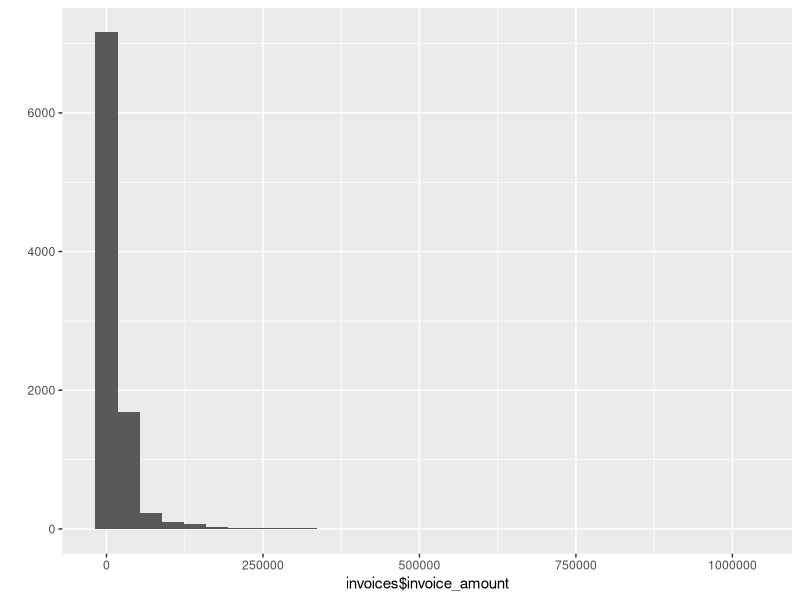
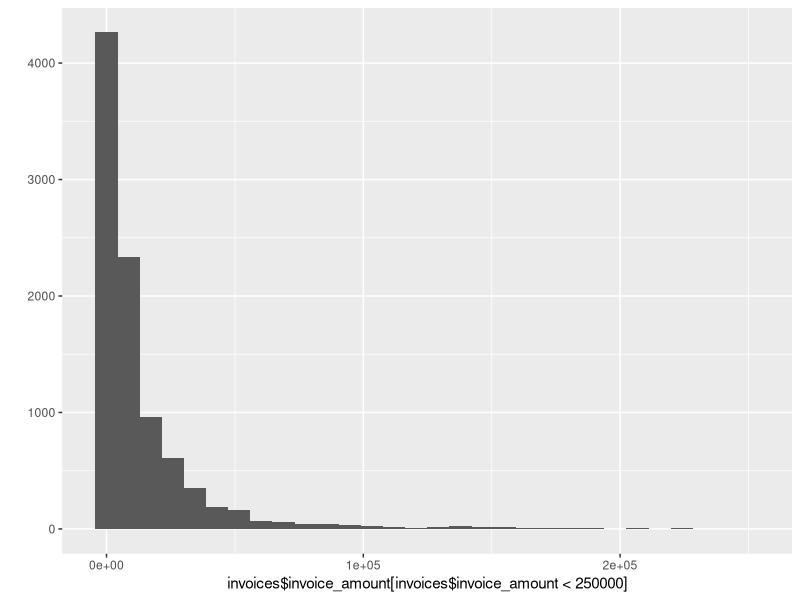
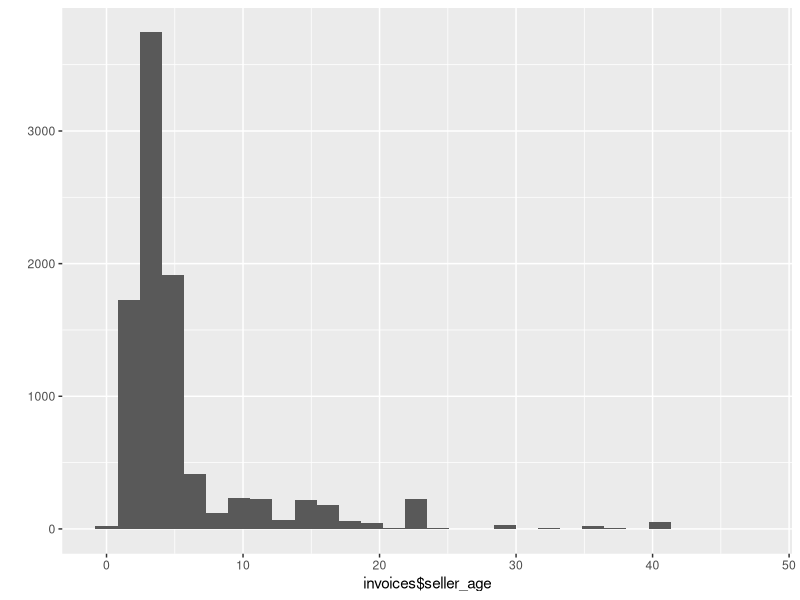
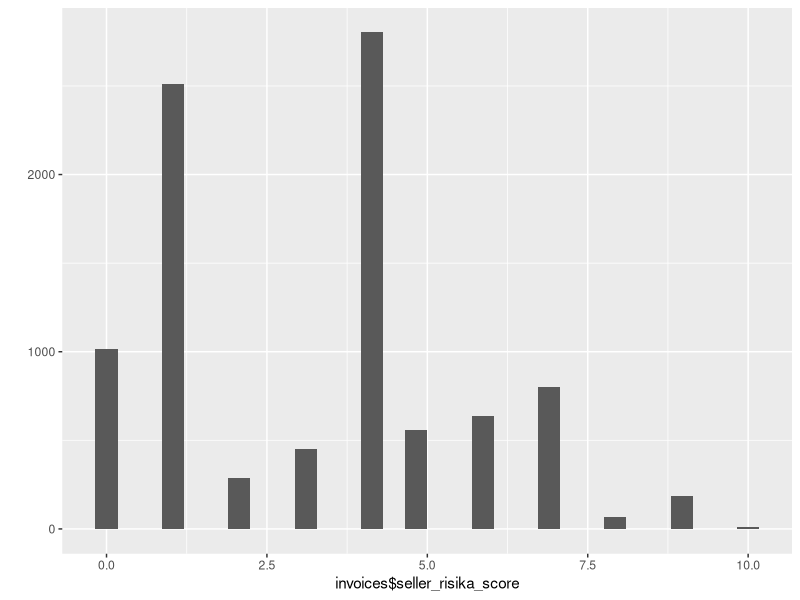

Reproduce these figures in R, in order.
library(readxl)
library(pillar)
library(ggplot2)
library(dplyr)

invoices <- read_excel("Moneyflow DS interview Case.xlsx", 
                                          sheet = "Train")

dim(invoices)
glimpse(invoices)

qplot(invoices$invoice_amount)
qplot(invoices$invoice_amount[invoices$invoice_amount<250000])
qplot(invoices$seller_age)
qplot(invoices$seller_risika_score)

table(invoices$defaulted, useNA = 'ifany')
table(invoices$seller_is_public, useNA = 'ifany')
table(invoices$seller_danish_pep, useNA = 'ifany')

nrow(table(invoices$seller_main_industry_code))
nrow(table(invoices$seller_company_type))
table(invoices$seller_company_type)

invoices_clean <- invoices %>% 
  mutate(
    response = case_when(defaulted == 'y' ~ 1, T ~ 0),
    seller_danish_pep_num = as.numeric(seller_danish_pep)
  )

table(invoices_clean$seller_danish_pep_num)
